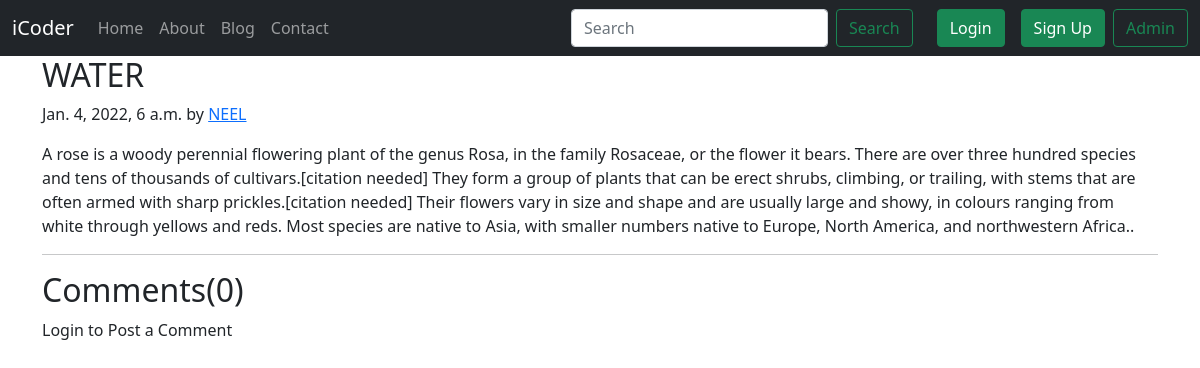
The page /blog/water on the database its author committed.
### blog/models.py (models this page shows, shortened)
class Post(models.Model):
    sno=models.AutoField(primary_key=True)
    title=models.CharField(max_length=255)
    author=models.CharField(max_length=14)
    slug=models.CharField(max_length=130)
    timeStamp=models.DateTimeField(blank=True)
    content=models.TextField()

### blog/views.py (the view)
# urls.py: path('<str:slug>', views.blogPost, name="blogPost"),
def blogPost(request, slug):
    post=Post.objects.filter(slug=slug).first()
    comments= BlogComment.objects.filter(post=post)
    context={'post':post, 'comments': comments, 'user': request.user}
    return render(request, "blog/blogPost.html", context)

### templates/blog/blogPost.html (shortened to what this page needs)
{% extends 'base.html' %}
{% block body %}
<div class="container">
  <article class="blog-post">
    <h2 class="blog-post-title">{{post.title}}</h2>
    <p class="blog-post-meta">{{post.timeStamp}} by <a href="/about">{{post.author}}</a></p>
    <p>{{post.content}}.</p>
    <hr>
  </article>
</div>
<div class="container">
  <h2>Comments({{comments.count}})</h2>
  <div class="my-2">
    {% if user.is_authenticated %}
    <form action="/blog/postComment" method="post">
      {% csrf_token %}
      <div class="form-group">
        <label for="exampleInputEmail1">Post Comment </label>
        <input type="text" class="form-control" name="comment" placeholder="Enter comment here">
      </div>
      <input type="hidden" name="postSno" value="{{post.sno}}">
      <button type="submit" class="btn btn-primary my-2">Submit</button>
    </form>
    {% else %}
    <p>Login to Post a Comment</p>
  {% endif %}
</div>
</div>
{% endblock body %}

### rows shown on the page
Post: title "WATER", timeStamp "Jan. 4, 2022, 6 a.m.", author "NEEL", content "A rose is a woody perennial flowering plant of the genus Rosa, in the family Rosaceae, or the flower it bears. There are over three hundred species and tens of thousands of cultivars.[citation needed] They form a group of plants that can be erect shrubs, climbing, or trailing, with stems that are often armed with sharp prickles.[citation needed] Their flowers vary in size and shape and are usually large and showy, in colours ranging from white through yellows and reds. Most species are native to Asia, with smaller numbers native to Europe, North America, and northwestern Africa."

### other values the page prints
{{ comments.count }} "0"
